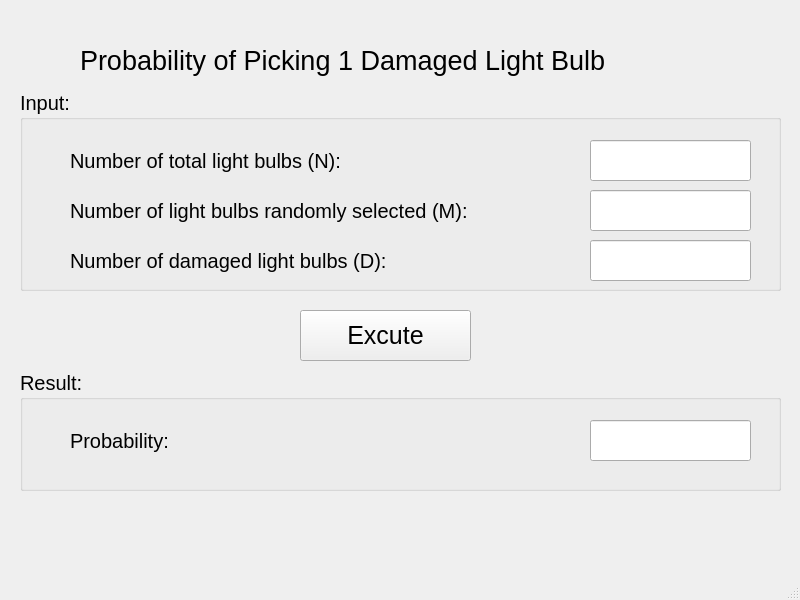
<?xml version="1.0" encoding="UTF-8"?>
<ui version="4.0">
 <class>MainWindow</class>
 <widget class="QMainWindow" name="MainWindow">
  <property name="geometry">
   <rect>
    <x>0</x>
    <y>0</y>
    <width>800</width>
    <height>600</height>
   </rect>
  </property>
  <property name="windowTitle">
   <string>MainWindow</string>
  </property>
  <widget class="QWidget" name="centralwidget">
   <widget class="QLabel" name="label">
    <property name="geometry">
     <rect>
      <x>80</x>
      <y>30</y>
      <width>641</width>
      <height>61</height>
     </rect>
    </property>
    <property name="font">
     <font>
      <pointsize>20</pointsize>
     </font>
    </property>
    <property name="text">
     <string>Probability of Picking 1 Damaged Light Bulb</string>
    </property>
   </widget>
   <widget class="QGroupBox" name="groupBox">
    <property name="geometry">
     <rect>
      <x>20</x>
      <y>90</y>
      <width>761</width>
      <height>201</height>
     </rect>
    </property>
    <property name="font">
     <font>
      <pointsize>15</pointsize>
     </font>
    </property>
    <property name="title">
     <string>Input:</string>
    </property>
    <widget class="QLabel" name="label_2">
     <property name="geometry">
      <rect>
       <x>50</x>
       <y>50</y>
       <width>361</width>
       <height>41</height>
      </rect>
     </property>
     <property name="text">
      <string>Number of total light bulbs (N):</string>
     </property>
    </widget>
    <widget class="QLabel" name="label_3">
     <property name="geometry">
      <rect>
       <x>50</x>
       <y>100</y>
       <width>511</width>
       <height>41</height>
      </rect>
     </property>
     <property name="text">
      <string>Number of light bulbs randomly selected (M):</string>
     </property>
    </widget>
    <widget class="QLabel" name="label_4">
     <property name="geometry">
      <rect>
       <x>50</x>
       <y>150</y>
       <width>471</width>
       <height>41</height>
      </rect>
     </property>
     <property name="text">
      <string>Number of damaged light bulbs (D):</string>
     </property>
    </widget>
    <widget class="QLineEdit" name="lineEditN">
     <property name="geometry">
      <rect>
       <x>570</x>
       <y>50</y>
       <width>161</width>
       <height>41</height>
      </rect>
     </property>
    </widget>
    <widget class="QLineEdit" name="lineEditM">
     <property name="geometry">
      <rect>
       <x>570</x>
       <y>100</y>
       <width>161</width>
       <height>41</height>
      </rect>
     </property>
    </widget>
    <widget class="QLineEdit" name="lineEditD">
     <property name="geometry">
      <rect>
       <x>570</x>
       <y>150</y>
       <width>161</width>
       <height>41</height>
      </rect>
     </property>
    </widget>
   </widget>
   <widget class="QGroupBox" name="groupBox_2">
    <property name="geometry">
     <rect>
      <x>20</x>
      <y>370</y>
      <width>761</width>
      <height>121</height>
     </rect>
    </property>
    <property name="font">
     <font>
      <pointsize>15</pointsize>
     </font>
    </property>
    <property name="title">
     <string>Result:</string>
    </property>
    <widget class="QLabel" name="label_5">
     <property name="geometry">
      <rect>
       <x>50</x>
       <y>50</y>
       <width>361</width>
       <height>41</height>
      </rect>
     </property>
     <property name="text">
      <string>Probability:</string>
     </property>
    </widget>
    <widget class="QLineEdit" name="lineEditProbability">
     <property name="geometry">
      <rect>
       <x>570</x>
       <y>50</y>
       <width>161</width>
       <height>41</height>
      </rect>
     </property>
    </widget>
   </widget>
   <widget class="QPushButton" name="pushButtonExecute">
    <property name="geometry">
     <rect>
      <x>300</x>
      <y>310</y>
      <width>171</width>
      <height>51</height>
     </rect>
    </property>
    <property name="font">
     <font>
      <pointsize>19</pointsize>
     </font>
    </property>
    <property name="text">
     <string>Excute</string>
    </property>
    <property name="icon">
     <iconset>
      <normaloff>../images/ic_exe.webp</normaloff>../images/ic_exe.webp</iconset>
    </property>
    <property name="iconSize">
     <size>
      <width>32</width>
      <height>32</height>
     </size>
    </property>
   </widget>
  </widget>
  <widget class="QMenuBar" name="menubar">
   <property name="geometry">
    <rect>
     <x>0</x>
     <y>0</y>
     <width>800</width>
     <height>26</height>
    </rect>
   </property>
  </widget>
  <widget class="QStatusBar" name="statusbar"/>
 </widget>
 <resources/>
 <connections/>
</ui>
